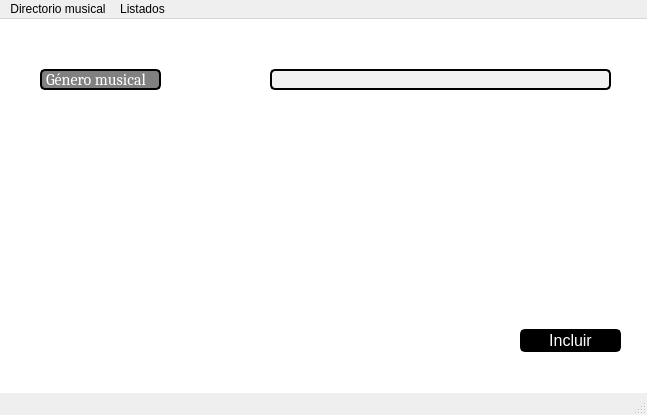
<?xml version="1.0" encoding="UTF-8"?>
<ui version="4.0">
 <class>MainWindow</class>
 <widget class="QMainWindow" name="MainWindow">
  <property name="geometry">
   <rect>
    <x>0</x>
    <y>0</y>
    <width>647</width>
    <height>415</height>
   </rect>
  </property>
  <property name="windowTitle">
   <string>Directorio musical</string>
  </property>
  <property name="styleSheet">
   <string notr="true"/>
  </property>
  <widget class="QWidget" name="principal_widget">
   <widget class="QGraphicsView" name="gph_background">
    <property name="geometry">
     <rect>
      <x>-10</x>
      <y>-20</y>
      <width>671</width>
      <height>431</height>
     </rect>
    </property>
    <property name="styleSheet">
     <string notr="true">background-image: url('images/ini_background.jpg');background-repeat: no-repeat; background-position: center;</string>
    </property>
   </widget>
   <widget class="QLabel" name="lbl_nom_genero">
    <property name="geometry">
     <rect>
      <x>40</x>
      <y>50</y>
      <width>121</width>
      <height>21</height>
     </rect>
    </property>
    <property name="font">
     <font>
      <family>Cambria</family>
      <pointsize>12</pointsize>
     </font>
    </property>
    <property name="styleSheet">
     <string notr="true">background-color: grey;
color:white;
border: 2px solid black;
border-radius:5px;</string>
    </property>
    <property name="text">
     <string>Género musical</string>
    </property>
   </widget>
   <widget class="QLineEdit" name="txt_nom_genero">
    <property name="geometry">
     <rect>
      <x>270</x>
      <y>50</y>
      <width>341</width>
      <height>21</height>
     </rect>
    </property>
    <property name="font">
     <font>
      <family>Cambria</family>
      <pointsize>12</pointsize>
     </font>
    </property>
    <property name="styleSheet">
     <string notr="true">background-color:#f2f2f2;
color:white;
border: 2px solid black;
border-radius:5px;</string>
    </property>
   </widget>
   <widget class="QPushButton" name="btn_incluir_genero">
    <property name="geometry">
     <rect>
      <x>520</x>
      <y>310</y>
      <width>101</width>
      <height>23</height>
     </rect>
    </property>
    <property name="font">
     <font>
      <pointsize>12</pointsize>
     </font>
    </property>
    <property name="styleSheet">
     <string notr="true">border: 2px solid black;
border-radius:5px;
color:white;
background-color:black;</string>
    </property>
    <property name="text">
     <string>Incluir</string>
    </property>
   </widget>
  </widget>
  <widget class="QMenuBar" name="menubar">
   <property name="geometry">
    <rect>
     <x>0</x>
     <y>0</y>
     <width>647</width>
     <height>21</height>
    </rect>
   </property>
   <widget class="QMenu" name="menuDirectorio_musical">
    <property name="title">
     <string>Directorio musical</string>
    </property>
    <addaction name="actionIncluir_artista_banda"/>
    <addaction name="actionIncluir_disco"/>
    <addaction name="actionIncluir_genero"/>
   </widget>
   <widget class="QMenu" name="menuListados">
    <property name="title">
     <string>Listados</string>
    </property>
    <addaction name="actionListar_artistas_bandas"/>
    <addaction name="actionListar_discos"/>
    <addaction name="actionListar_generos"/>
   </widget>
   <addaction name="menuDirectorio_musical"/>
   <addaction name="menuListados"/>
  </widget>
  <widget class="QStatusBar" name="barra_estado"/>
  <action name="actionIncluir_artista_banda">
   <property name="text">
    <string>Incluir artista/banda</string>
   </property>
  </action>
  <action name="actionIncluir_disco">
   <property name="text">
    <string>Incluir disco</string>
   </property>
  </action>
  <action name="actionIncluir_genero">
   <property name="text">
    <string>Incluir género</string>
   </property>
  </action>
  <action name="actionListar_artistas_bandas">
   <property name="text">
    <string>Listar artistas/bandas</string>
   </property>
  </action>
  <action name="actionListar_discos">
   <property name="text">
    <string>Listar discos</string>
   </property>
  </action>
  <action name="actionListar_generos">
   <property name="text">
    <string>Listar géneros</string>
   </property>
  </action>
 </widget>
 <resources>
  <include location="../images/css.qrc"/>
 </resources>
 <connections/>
</ui>
